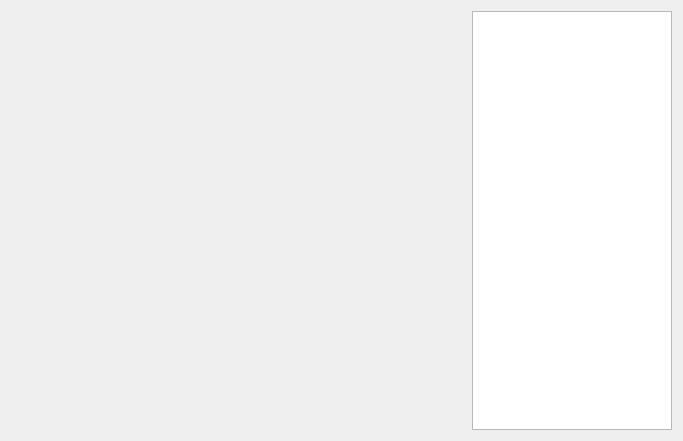
<?xml version="1.0" encoding="UTF-8"?>
<ui version="4.0">
 <class>plot_display_dialog</class>
 <widget class="QDialog" name="plot_display_dialog">
  <property name="geometry">
   <rect>
    <x>0</x>
    <y>0</y>
    <width>683</width>
    <height>441</height>
   </rect>
  </property>
  <property name="windowTitle">
   <string>Dialog</string>
  </property>
  <layout class="QHBoxLayout" name="horizontalLayout">
   <item>
    <widget class="QWidget" name="display_window" native="true">
     <property name="sizePolicy">
      <sizepolicy hsizetype="Expanding" vsizetype="Preferred">
       <horstretch>0</horstretch>
       <verstretch>0</verstretch>
      </sizepolicy>
     </property>
     <layout class="QVBoxLayout" name="display_vert_layout"/>
    </widget>
   </item>
   <item>
    <widget class="QListWidget" name="plot_list">
     <property name="sizePolicy">
      <sizepolicy hsizetype="Maximum" vsizetype="Expanding">
       <horstretch>0</horstretch>
       <verstretch>0</verstretch>
      </sizepolicy>
     </property>
     <property name="maximumSize">
      <size>
       <width>200</width>
       <height>16777215</height>
      </size>
     </property>
    </widget>
   </item>
  </layout>
 </widget>
 <resources/>
 <connections/>
</ui>
